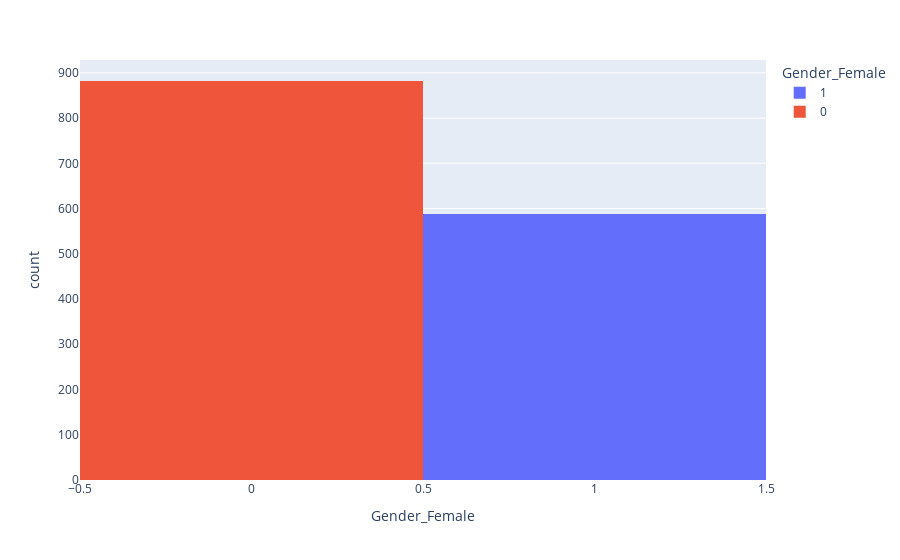

The notebook cell this image was saved under:
### Markdown cell above
### Employee Count by Gender:

### Code cell
fig = px.histogram(df_joined, x="Gender_Female", color = 'Gender_Female')
fig.show()

### Figure 1 — Plotly figure (JSON) as saved in the notebook; plotly's stock layout.template omitted (floating-point values rounded to 4 significant figures; data arrays with more than 128 entries replaced by an {"elided": "..."} marker saying what was removed)
{"data": [{"alignmentgroup": "True", "bingroup": "x", "hoverlabel": {"namelength": 0}, "hovertemplate": "Gender_Female=%{x}<br>count=%{y}", "legendgroup": "1", "marker": {"color": "#636efa"}, "name": "1", "offsetgroup": "1", "orientation": "v", "showlegend": true, "type": "histogram", "x": {"elided": "588 int values"}, "xaxis": "x", "yaxis": "y"}, {"alignmentgroup": "True", "bingroup": "x", "hoverlabel": {"namelength": 0}, "hovertemplate": "Gender_Female=%{x}<br>count=%{y}", "legendgroup": "0", "marker": {"color": "#EF553B"}, "name": "0", "offsetgroup": "0", "orientation": "v", "showlegend": true, "type": "histogram", "x": {"elided": "882 int values"}, "xaxis": "x", "yaxis": "y"}], "layout": {"barmode": "relative", "legend": {"title": {"text": "Gender_Female"}, "tracegroupgap": 0}, "margin": {"t": 60}, "xaxis": {"anchor": "y", "categoryarray": [1, 0], "categoryorder": "array", "domain": [0, 1], "title": {"text": "Gender_Female"}}, "yaxis": {"anchor": "x", "domain": [0, 1], "title": {"text": "count"}}}}
